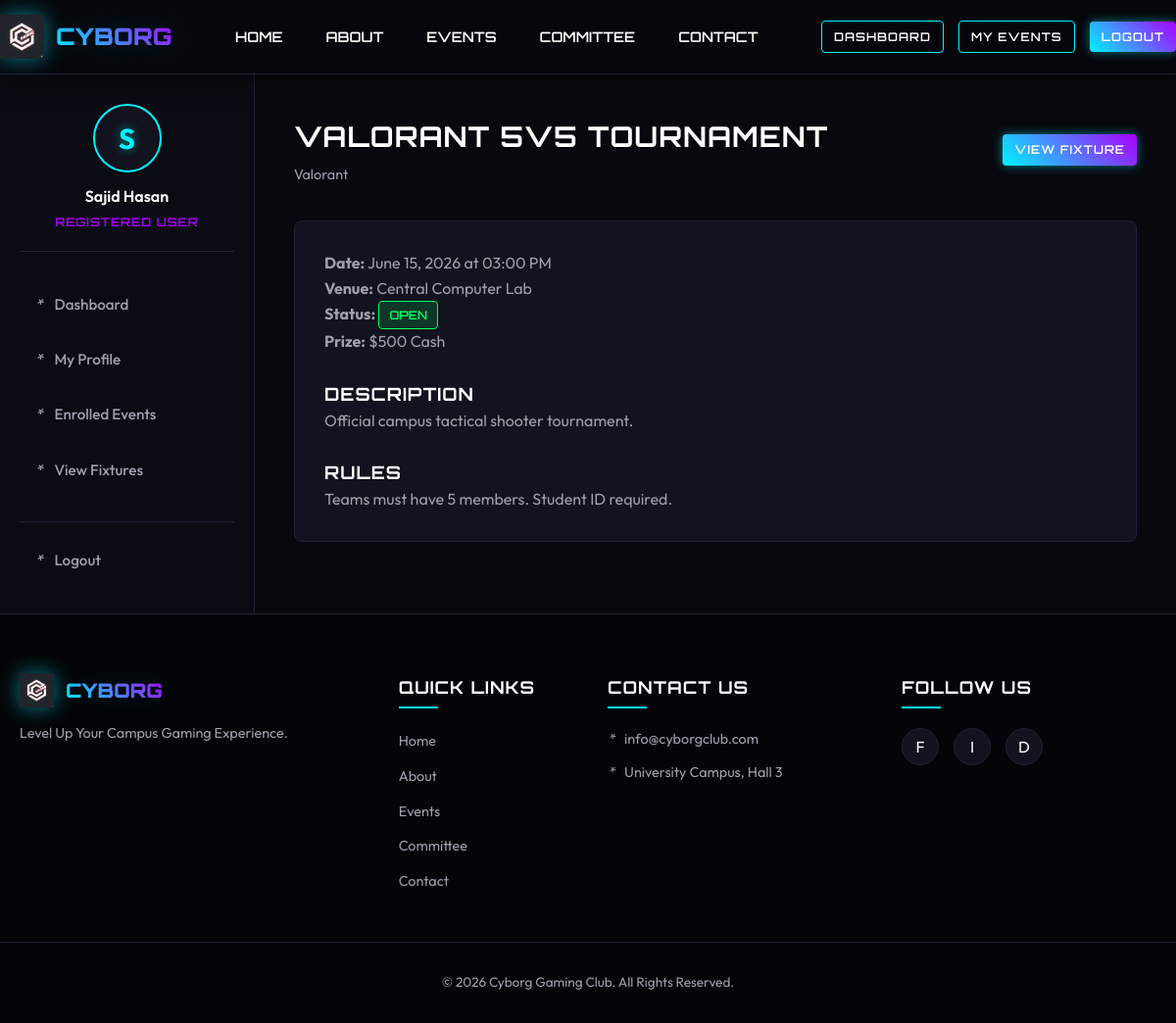
/user/event_details.php?id=1 (signed in), run on the app's committed database.
### tables this page shows
CREATE TABLE events (
    id INT AUTO_INCREMENT PRIMARY KEY,
    event_name VARCHAR(150) NOT NULL,
    game_name VARCHAR(100) NOT NULL,
    event_date DATE NOT NULL,
    event_time TIME NOT NULL,
    venue VARCHAR(150) NOT NULL,
    description TEXT,
    rules TEXT,
    prize VARCHAR(150),
    status ENUM('open','upcoming','finished') NOT NULL DEFAULT 'open',
    created_at DATETIME NOT NULL DEFAULT CURRENT_TIMESTAMP
);

### includes/helpers.php (called while the page is built, shortened)
<?php
function h($value) {
    return htmlspecialchars((string)$value, ENT_QUOTES, "UTF-8");
}
function badge_class($status) {
    $status = strtolower((string)$status);
    if ($status === "open" || $status === "active") {
        return "badge-active";
    }
    return "badge-upcoming";
}
function format_date_value($date) {
    return date("F d, Y", strtotime($date));
}
function format_time_value($time) {
    return date("h:i A", strtotime($time));
}
?>

### user/event_details.php (the view, shortened to what this page needs)
<?php
require_once __DIR__ . "/../includes/auth_check.php";
$event_id = (int)($_GET["id"] ?? 0);
$stmt = mysqli_prepare($conn, "SELECT e.* FROM events e JOIN enrollments en ON en.event_id = e.id WHERE e.id = ? AND en.user_id = ?");
mysqli_stmt_bind_param($stmt, "ii", $event_id, $_SESSION["user_id"]);
mysqli_stmt_execute($stmt);
$event = mysqli_fetch_assoc(mysqli_stmt_get_result($stmt));
include __DIR__ . "/../includes/header.php";
?>
<div class="dashboard-wrapper">
    <?php include __DIR__ . "/../includes/user_sidebar.php"; ?>
    <main class="db-content">
        <div class="db-header"><div><h1 class="db-title"><?php echo h($event["event_name"]); ?></h1><p class="db-subtitle"><?php echo h($event["game_name"]); ?></p></div><a href="fixture.php?event_id=<?php echo (int)$event["id"]; ?>" class="btn btn-primary btn-sm">View Fixture</a></div>
        <div class="db-panel">
            <p><strong>Date:</strong> <?php echo h(format_date_value($event["event_date"]) . " at " . format_time_value($event["event_time"])); ?></p>
            <p><strong>Venue:</strong> <?php echo h($event["venue"]); ?></p>
            <p><strong>Status:</strong> <span class="badge <?php echo badge_class($event["status"]); ?>"><?php echo h($event["status"]); ?></span></p>
            <p><strong>Prize:</strong> <?php echo h($event["prize"]); ?></p>
            <h3 class="db-panel-title" style="margin-top: 25px;">Description</h3><p><?php echo nl2br(h($event["description"])); ?></p>
            <h3 class="db-panel-title" style="margin-top: 25px;">Rules</h3><p><?php echo nl2br(h($event["rules"])); ?></p>
        </div>
    </main>
</div>
<?php include __DIR__ . "/../includes/footer.php"; ?>

### assets/css/main.css (style rules this page uses)
:root { --bg-main: #07080d; --bg-card: #11131e; --bg-card-hover: #181b2b; --color-primary: #00f3ff; --color-secondary: #ab00ff; --color-text-white: #ffffff; --color-text-gray: #9d9fae; --color-text-dark: #07080d; --color-danger: #ff0055; --color-success: #00ff66; --border-color: #1e2235; --font-heading: 'Orbitron', sans-serif; --font-body: 'Outfit', sans-serif; --glow-cyan: 0 0 10px rgba(0, 243, 255, 0.5); --glow-purple: 0 0 10px rgba(171, 0, 255, 0.5); --transition-speed: 0.3s; }
* { box-sizing: border-box; margin: 0; padding: 0; }
body { background-color: var(--bg-main); color: var(--color-text-gray); font-family: var(--font-body); line-height: 1.6; overflow-x: hidden; min-height: 100vh; display: flex; flex-direction: column; }
h1, h2, h3, h4, h5, h6 { font-family: var(--font-heading); color: var(--color-text-white); letter-spacing: 1px; font-weight: 700; }
a { color: var(--color-primary); text-decoration: none; transition: all var(--transition-speed) ease; }
main { flex: 1; padding: 40px 0; }
.btn { display: inline-block; padding: 10px 24px; font-family: var(--font-heading); font-weight: 600; font-size: 0.85rem; text-transform: uppercase; text-align: center; border: none; border-radius: 4px; cursor: pointer; transition: all var(--transition-speed) ease; letter-spacing: 1px; }
.btn-primary { background: linear-gradient(45deg, var(--color-primary), var(--color-secondary)); color: var(--color-text-white); box-shadow: var(--glow-cyan); }
.btn-sm { padding: 6px 12px; font-size: 0.75rem; }
.badge { display: inline-block; padding: 4px 10px; font-size: 0.75rem; font-family: var(--font-heading); font-weight: 600; border-radius: 4px; text-transform: uppercase; }
.badge-active { background-color: rgba(0, 255, 102, 0.15); color: var(--color-success); border: 1px solid var(--color-success); }

### css/dashboard.css (style rules this page uses)
.dashboard-wrapper { display: grid; grid-template-columns: 260px 1fr; min-height: calc(100vh - 78px - 310px); }
.db-content { padding: 40px; background-color: #08090f; }
.db-header { display: flex; justify-content: space-between; align-items: center; margin-bottom: 35px; }
.db-title { font-size: 1.8rem; text-transform: uppercase; }
.db-subtitle { font-size: 0.9rem; color: var(--color-text-gray); margin-top: 5px; }
.db-panel { background-color: var(--bg-card); border: 1px solid var(--border-color); border-radius: 8px; padding: 30px; }
.db-panel-title { font-size: 1.15rem; text-transform: uppercase; }

### data on the page
events: event_name "VALORANT 5V5 TOURNAMENT", game_name "Valorant", event_date+event_time "June 15, 2026 at 03:00 PM", venue "Central Computer Lab", status "OPEN", prize "$500 Cash", description "Official campus tactical shooter tournament.", rules "Teams must have 5 members. Student ID required."

### other printed values
substr($_SESSION["full_name"] ?? "U", 0, 1) "S"
$_SESSION["full_name"] "Sajid Hasan"
